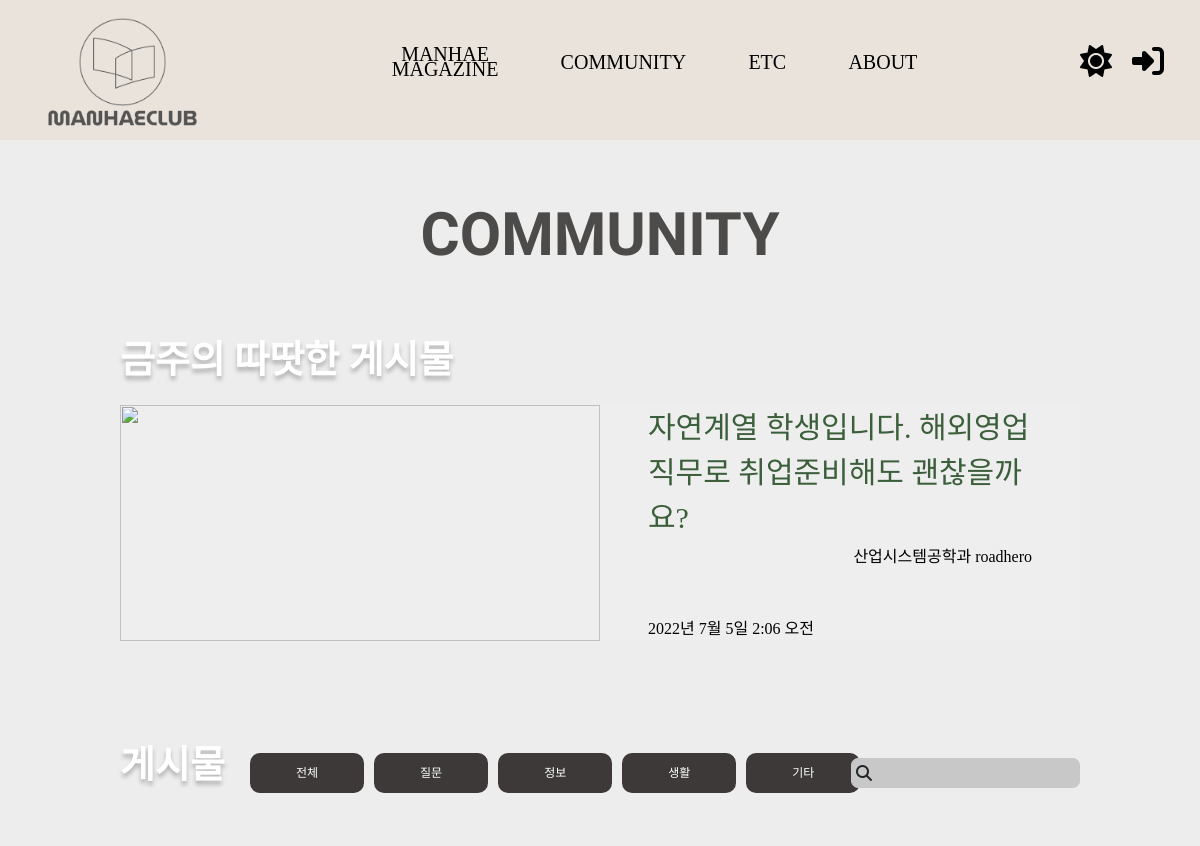
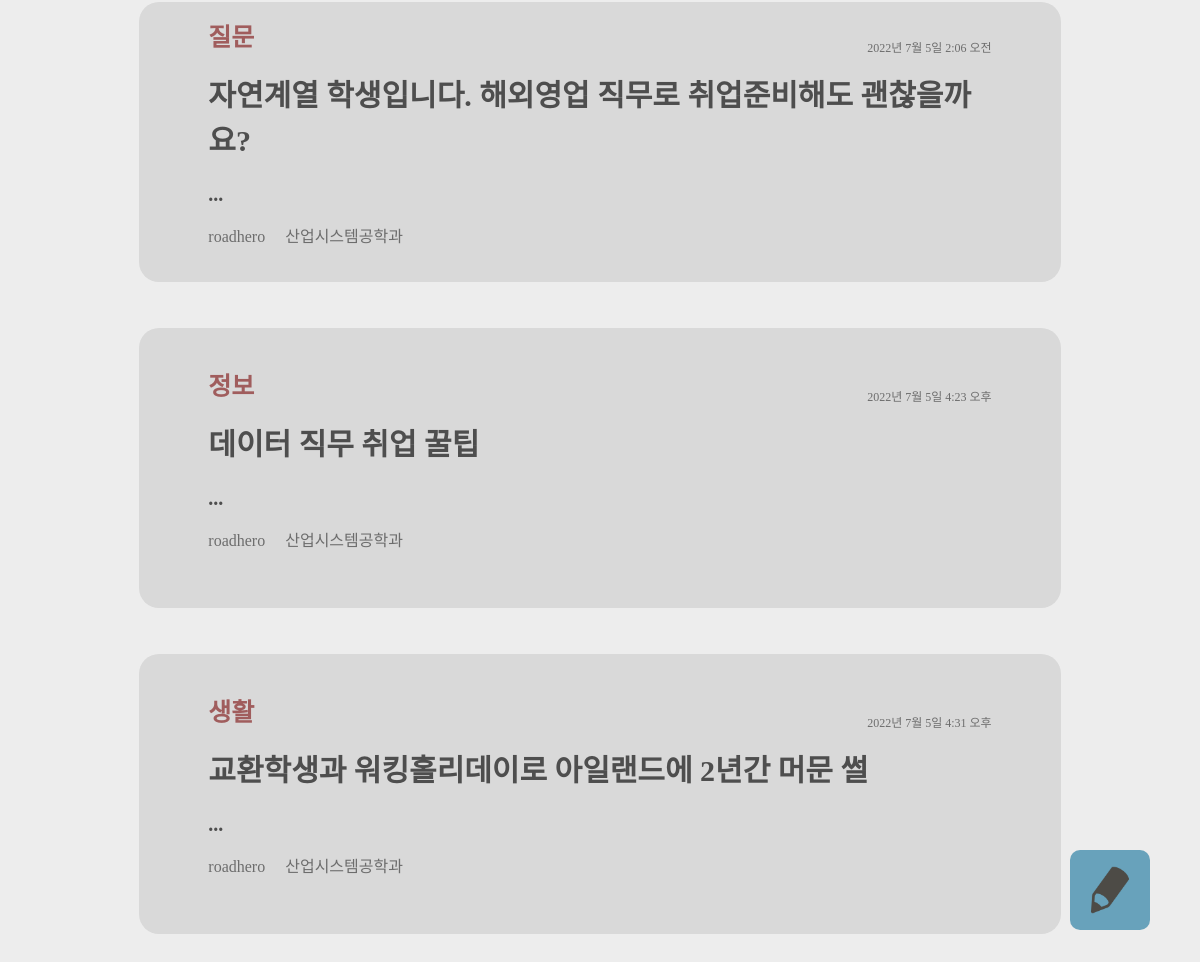
/community/, run on the app's committed database (2 pictures, top to bottom).
### main/models.py (models this page shows)
class Community(models.Model):
    id = models.AutoField(primary_key=True)
    title = models.CharField(max_length=100)
    writer = models.ForeignKey(User, on_delete=models.CASCADE)
    pub_date = models.DateTimeField()
    body = models.TextField()
    category = models.CharField(max_length=10, choices=write_choice, default='질문')
    image = models.ImageField(upload_to='community/', blank=True, null=True)

### main/views.py (the view)
# urls.py: path('community/', community, name='community'),
def community(request):
    first_community = Community.objects.first()
    communities = Community.objects.all()
    return render(request, 'main/community.html', {'communities': communities, 'first': first_community})

### main/templates/main/community.html (shortened to what this page needs)
{% extends 'base.html' %}
{% load static %}
{% block content %}
<div id="background">
    <section class="title">
        <p>COMMUNITY</p>
    </section>
    <section class="community_new_post">
        <div class="community_new_post_title">
            <p>금주의 따땃한 게시물</p>
        </div>
        <a href="{% url 'main:community_detail' first.id %}" class="community_posting_body_post_itme_inner"
            style="text-decoration:none">
            <div class="community_new_post_posting">
                <img class="community_new_post_posting_img"
                    src="https://images.unsplash.com/photo-1519389950473-47ba0277781c?ixlib=rb-1.2.1&ixid=MnwxMjA3fDB8MHxwaG90by1wYWdlfHx8fGVufDB8fHx8&auto=format&fit=crop&w=1770&q=80"
                    alt="">
                <div class="community_new_post_posting_item">
                    <div class="community_new_post_posting_item_title">{{first.title}}</div>
                    <div class="community_new_post_posting_item_major">산업시스템공학과 {{first.writer}}</div>
                    <div class="community_new_post_posting_item_date">{{first.pub_date}}</div>
                </div>
            </div>
        </a>
    </section>
    <section class="community_posting">
        <div class="community_posting_head">
            <div class="community_posting_head_title">
                <p>게시물</p>
            </div>
            <section class="community_button">
                <div class="btn">
                    <div>전체</div>
                </div>
                <div class="btn">
                    <div>질문</div>
                </div>
                <div class="btn">
                    <div>정보</div>
                </div>
                <div class="btn">
                    <div>생활</div>
                </div>
                <div class="btn">
                    <div>기타</div>
                </div>
            </section>
            <section class="community_search">
                <form action="">
                    <input class="search_input" type="text">
                    <i class="fa-solid fa-magnifying-glass"></i>
                </form>
            </section>
        </div>
        <div class="community_posting_body">
            {% for community in communities %}
            <a href="{% url 'main:community_detail' community.id %}" class="community_posting_body_post_itme_inner"
                style="text-decoration:none">
                <div class="community_posting_body_post_item">
                    <div class="community_posting_body_post_item_head">
                        <p>{{community.category}}</p>
                        <p>{{community.pub_date}}</p>
                    </div>
                    <div class="community_posting_body_post_item_title">
                        <p>{{community.title}}</p>
                    </div>
                    <div class="community_posting_body_post_item_summary">
                        <p>{{community.summary}}...</p>
                    </div>
                    <div class="community_posting_body_post_item_footer">
                        <p>{{community.writer}}</p>
                        <p>산업시스템공학과</p>
                    </div>
                </div>
            </a>
            {% endfor %}
        </div>
    </section>
    <a href="{% url 'main:community_new' %}">
        <img class="toWrite" src="{% static 'images/toWrite.png' %}" alt="">
    </a>
</div>
{% endblock %}

### main/static/css/main_page.css (style rules this page uses)
#background { display: flex; flex-direction: column; align-items: center; width: 100vw; min-height: 90vh; }
.title { font-family: 'MuseoModerno', cursive; width: 100%; margin-top: 50px; display: flex; justify-content: center; font-size: 60px; font-weight: 700; }
.btn > div { font-size: 17px; }
.toWrite { width: 80px; height: 80px; border-radius: 10px; position: fixed; bottom: 50px; right: 50px; }

### main/static/css/community_m.css (style rules this page uses)
a { text-decoration:none; }
.community_new_post { width: 80%; margin-top: 3%; display: flex; flex-direction: column; align-items: flex-start; }
.community_new_post_title { font-size: 38px; font-family: 'Roboto', sans-serif; font-weight: 700; text-shadow: 0px 4px 4px rgba(0, 0, 0, 0.25); color: white; }
.community_new_post_posting { color:black; width: 100%; display: grid; grid-template-columns: 1fr 1fr; height: 40%; background-color: #EEEEEE; }
.community_new_post_posting_img { width: 100%; height: 100%; }
.community_new_post_posting_item { font-family: 'SUIT-Medium'; display: flex; flex-direction: column; width:100%; height: 100%; align-items: center; justify-content: center; }
.community_new_post_posting_item_title { width: 80%; color:#3C5F3B; font-size: 30px; margin-bottom: 1%; }
.community_new_post_posting_item_major { text-align: right; width: 80%; margin-bottom: 5%; }
.community_new_post_posting_item_date { width: 80%; }
.community_posting { font-family: 'SUIT-Medium'; margin-top: 8%; width: 80%; display: flex; flex-direction: column; align-items: center; }
.community_posting_head { display: flex; width: 100%; justify-content: space-between; align-items: center; }
.community_posting_head_title { font-size: 38px; font-family: 'Roboto', sans-serif; font-weight: 700; text-shadow: 0px 4px 4px rgba(0, 0, 0, 0.25); color: white; }
.community_button { width: 60%; display: flex; align-items: center; }
.community_button > .btn { margin-right: 10px; border-radius: 10px; padding: 10px 45px; display: flex; justify-content: center; align-items: center; color: #FFFFFF; background-color: #3D3939; transition: all 0.5s; }
.btn > div { font-size: 12px; }
.community_search > form { position: relative; display: flex; align-items: center; }
.community_search > form > i { margin-left: 5px; position: absolute; }
.community_search > form > input { padding-left: 25px; height: 30px; border : 1px solid #656260; border-radius: 7px; background-color:#656260; }
.community_posting_body { margin-top: 4%; display: flex; flex-direction: column; width: 96%; }
.community_posting_body_post_item { color: black; display: flex; flex-direction: column; justify-content: center; align-items: center; width: 100%; height: 280px; background-color: #D9D9D9; margin-bottom: 5%; border-radius: 20px; transition: all 0.5s; }
.community_posting_body_post_item_head { width: 85%; display: flex; justify-content: space-between; align-items: flex-end; }
.community_posting_body_post_item_head > p:first-child { color: #A05D5D; font-weight: 800; font-size: 25px; }
.community_posting_body_post_item_head > p:last-child { color:#6D6D6D; font-size: 12px; }
.community_posting_body_post_item_title { color: #4E4E4E; width: 85%; font-weight: 800; font-size: 30px; }
.community_posting_body_post_item_summary { color: #4E4E4E; width: 85%; font-weight: 800; font-size: 20px; }
.community_posting_body_post_item_footer { display: flex; width: 85%; color: #6D6D6D; }
.community_posting_body_post_item_footer >p:first-child { margin-right: 20px; }
.toWrite { width: 80px; height: 80px; border-radius: 10px; position: fixed; bottom: 50px; right: 50px; }

### data on the page
Community: title "자연계열 학생입니다. 해외영업 직무로 취업준비해도 괜찮을까요?", writer "roadhero", pub_date "2022년 7월 5일 2:06 오전", category "질문"
Community: category "정보", pub_date "2022년 7월 5일 4:23 오후", title "데이터 직무 취업 꿀팁", writer "roadhero"
Community: category "생활", pub_date "2022년 7월 5일 4:31 오후", title "교환학생과 워킹홀리데이로 아일랜드에 2년간 머문 썰", writer "roadhero"
